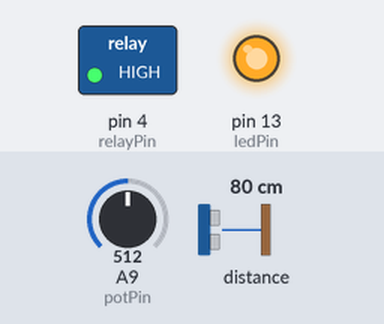
Recording of a sketch running on a simulated Arduino Mega 2560, built with avr-gcc and run on an emulated ATmega2560. Shown: switched loads named in the sketch (green lamp = pin HIGH), output pins drawn as LEDs (lit = HIGH). Inputs (shaded band) come from the test bench; at power-on: distance to the obstacle 80 cm, A9 (potPin) = 512.

Above: at 1.2 s.
1.3 s: distance to the obstacle set to 65 cm
2.8 s: distance to the obstacle set to 57 cm
At 4.0 s:
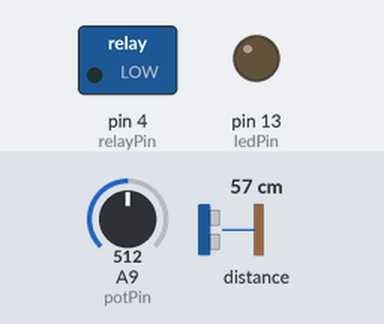
4.3 s: distance to the obstacle set to 120 cm
At 5.3 s:
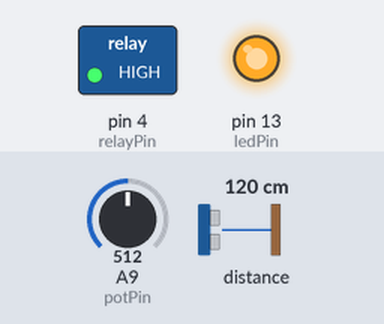
5.8 s: distance to the obstacle set to 2 cm
At 6.4 s:
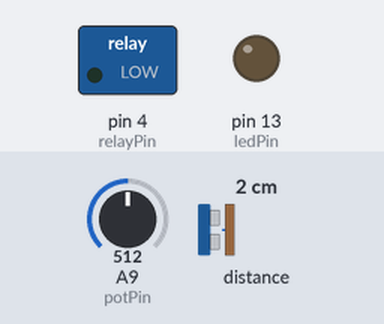
Timing chart, 0 to 8.3 s (numbered marks = the images above; inputs shaded):
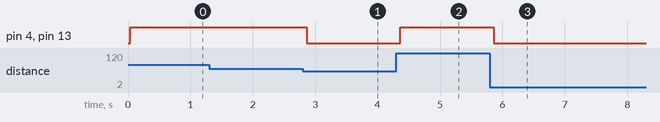

Measured:
- the behaviour switches between 63 and 62 cm on distance to the obstacle (found by bisection; images 0 and 1)
- after the input at 1.3 s, every drawn part: stays the same
- after the input at 2.8 s, pin 4 (relayPin), pin 13 (ledPin): HIGH → LOW after 0.07 s
- after the input at 4.3 s, pin 4 (relayPin), pin 13 (ledPin): LOW → HIGH after 0.07 s
- after the input at 5.8 s, pin 4 (relayPin), pin 13 (ledPin): HIGH → LOW after 0.06 s

The sketch:

LaserGate.ino
```cpp
#include <Adafruit_VL53L0X.h>

const int ledPin = 13;  // set the test LED output pin
const int relayPin = 4; // set the logic switch output pin to relay
const int potPin = A9;  // set the potentiometer input pin

int dist = 500; // distance from sensor
int pot = 0; // raw value from potentiometer to change the thershold
int threshold = 0; // initial threshold in millimeters

Adafruit_VL53L0X lox = Adafruit_VL53L0X();

void setup() {
  pinMode(ledPin, OUTPUT); // test LED
  pinMode(relayPin, OUTPUT); // logic switch to relay: LOW = unmute, HIGH = mute
  pinMode(potPin, INPUT); // 100K potentiometer to set the threshold

  digitalWrite(ledPin, LOW); // reset the test LED
  digitalWrite(relayPin, LOW); // reset relay to unmute

  lox.begin();


}

void loop() {

  pot = analogRead(potPin); // reads the potentiometer raw value (0 - 1024)

  threshold = map(pot, 0, 1024, 50, 1200); // maps the pot value to actual distances in mm

  VL53L0X_RangingMeasurementData_t measure;
  lox.rangingTest(&measure, false); // pass in 'true' to get debug data printout!

  if (measure.RangeStatus != 4) {  // phase failures have incorrect data
    dist = measure.RangeMilliMeter;


    if (dist > threshold)
    {
      digitalWrite(ledPin, HIGH); // test led
      digitalWrite(relayPin, HIGH); // actual logic output pin to relay
      }

    else
    {
      digitalWrite(ledPin, LOW); // test led
      digitalWrite(relayPin, LOW); // actual logic output pin to relay
      }

  }

  else
  {
    digitalWrite(ledPin, HIGH); // test led
    digitalWrite(relayPin, HIGH); // actual logic output pin to relay

    }

  delay(50);
}
```
